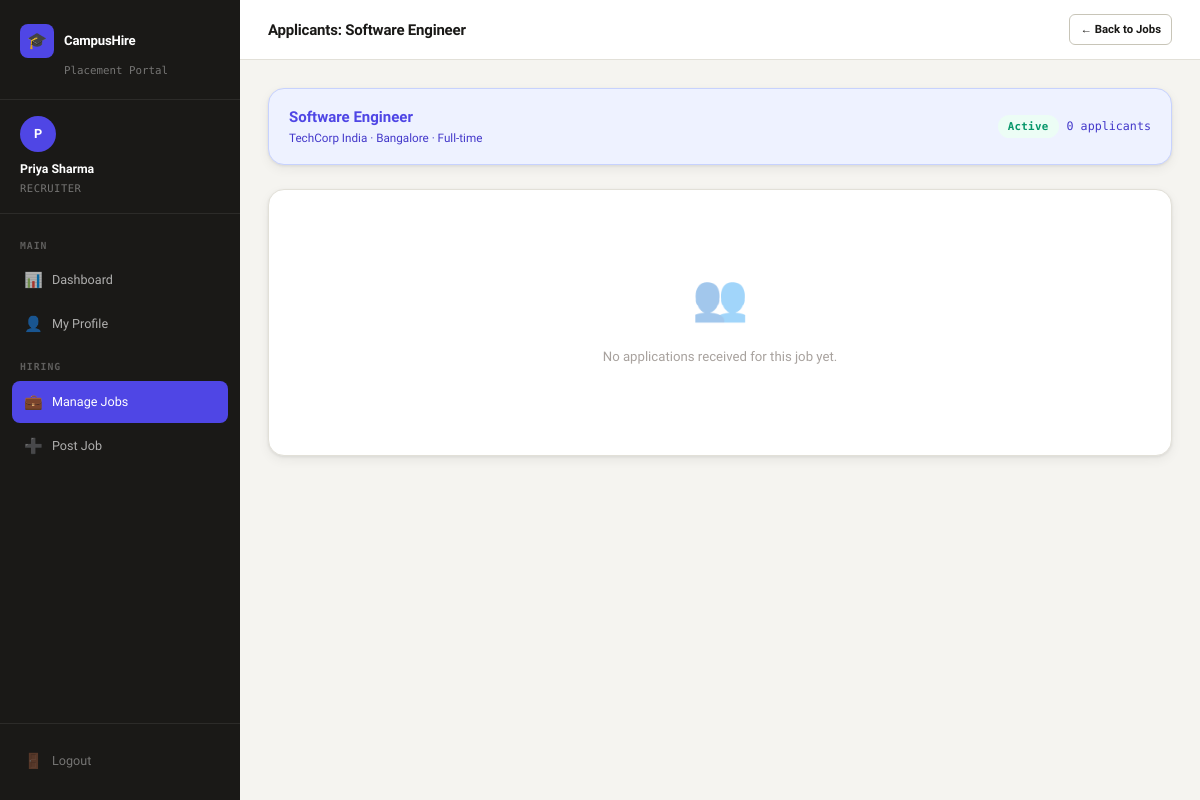
The page /recruiter/jobs/1/applicants (signed in) on the database its author committed.
### tables this page shows
CREATE TABLE users (
            id          INTEGER PRIMARY KEY AUTOINCREMENT,
            name        TEXT NOT NULL,
            email       TEXT UNIQUE NOT NULL,
            password    TEXT NOT NULL,           -- stored as plain text (use hashing in production!)
            role        TEXT NOT NULL,           -- 'student', 'recruiter', 'admin'
            approved    INTEGER DEFAULT 1,       -- recruiters need admin approval (0=pending, 1=approved, 2=rejected)
            created_at  TEXT DEFAULT (datetime('now'))
        );

CREATE TABLE jobs (
            id              INTEGER PRIMARY KEY AUTOINCREMENT,
            recruiter_id    INTEGER NOT NULL,
            title           TEXT NOT NULL,
            company         TEXT NOT NULL,
            description     TEXT,
            requirements    TEXT,
            location        TEXT,
            job_type        TEXT,               -- Full-time, Internship, etc.
            salary          TEXT,
            deadline        TEXT,
            is_active       INTEGER DEFAULT 1,
            created_at      TEXT DEFAULT (datetime('now')),
            FOREIGN KEY (recruiter_id) REFERENCES users(id)
        );

### routes/recruiter.py (the view)
@recruiter_bp.route('/jobs/<int:job_id>/applicants')
@recruiter_required
def applicants(job_id):
    db = get_db()
    rec_id = session['user_id']
    job = db.execute(
        "SELECT * FROM jobs WHERE id=? AND recruiter_id=?", (job_id, rec_id)
    ).fetchone()
    if not job:
        flash('Job not found.', 'error')
        return redirect(url_for('recruiter.jobs'))
    apps = db.execute(
        """SELECT a.*, u.name as student_name, u.email as student_email,
                  sp.college, sp.branch, sp.cgpa, sp.skills, sp.phone, sp.resume_path,
                  i.interview_date, i.interview_time
           FROM applications a
           JOIN users u ON a.student_id = u.id
           LEFT JOIN student_profiles sp ON sp.user_id = u.id
           LEFT JOIN interviews i ON i.application_id = a.id
           WHERE a.job_id = ?
           ORDER BY a.applied_at DESC""", (job_id,)
    ).fetchall()
    return render_template('recruiter/applicants.html', job=job, apps=apps)

### app.py (called while the page is built)
def get_db():
    if 'db' not in g:
        g.db = sqlite3.connect(
            app.config['DATABASE'],
            detect_types=sqlite3.PARSE_DECLTYPES
        )
        g.db.row_factory = sqlite3.Row  # Rows behave like dicts
    return g.db

### routes/recruiter.py (called while the page is built)
def get_db():
    return current_app.get_db()

def recruiter_required(f):
    @wraps(f)
    def wrapper(*args, **kwargs):
        if 'user_id' not in session:
            flash('Please log in.', 'error')
            return redirect(url_for('auth.login'))
        if session.get('user_role') != 'recruiter':
            flash('Access denied.', 'error')
            return redirect(url_for('auth.login'))
        db = get_db()
        user = db.execute("SELECT approved FROM users WHERE id=?", (session['user_id'],)).fetchone()
        if not user or user['approved'] != 1:
            flash('Your account is pending admin approval.', 'error')
            return redirect(url_for('auth.login'))
        return f(*args, **kwargs)
    return wrapper

### templates/recruiter/applicants.html (shortened to what this page needs)
{% extends "base.html" %}
{% block page_title %}Applicants: {{ job.title }}{% endblock %}
{% block topbar_actions %}
  <a href="{{ url_for('recruiter.jobs') }}" class="btn btn-outline btn-sm">← Back to Jobs</a>
{% endblock %}
{% block sidebar_nav %}
  <div class="nav-section-label">Main</div>
  <a href="{{ url_for('recruiter.dashboard') }}" class="nav-link"><span class="nav-icon">📊</span> Dashboard</a>
  <a href="{{ url_for('recruiter.profile') }}" class="nav-link"><span class="nav-icon">👤</span> My Profile</a>
  <div class="nav-section-label">Hiring</div>
  <a href="{{ url_for('recruiter.jobs') }}" class="nav-link active"><span class="nav-icon">💼</span> Manage Jobs</a>
  <a href="{{ url_for('recruiter.create_job') }}" class="nav-link"><span class="nav-icon">➕</span> Post Job</a>
{% endblock %}
{% block content %}
<div class="card mb-4" style="background:var(--indigo-light); border-color:#c7d2fe; padding:16px 20px;">
  <div style="display:flex; justify-content:space-between; align-items:center; flex-wrap:wrap; gap:10px;">
    <div>
      <div class="fw-600" style="font-size:1rem; color:var(--indigo);">{{ job.title }}</div>
      <div class="text-small" style="color:#4338ca;">{{ job.company }} · {{ job.location }} · {{ job.job_type }}</div>
    </div>
    <div style="display:flex; gap:8px; align-items:center;">
      <span class="badge badge-{{ 'active' if job.is_active else 'inactive' }}">{{ 'Active' if job.is_active else 'Inactive' }}</span>
      <span class="text-small font-mono" style="color:#4338ca;">{{ apps|length }} applicant{{ 's' if apps|length != 1 }}</span>
    </div>
  </div>
</div>
{% if apps %}
  {% for app in apps %}
  <div class="card mb-3">
    <div style="display:flex; justify-content:space-between; align-items:flex-start; flex-wrap:wrap; gap:12px;">
      <div style="display:flex; gap:14px; align-items:flex-start; flex:1; min-width:280px;">
        <div style="width:44px; height:44px; background:var(--indigo); border-radius:50%; display:flex; align-items:center; justify-content:center; font-weight:700; color:#fff; font-size:1.1rem; flex-shrink:0;">
          {{ app.student_name[0].upper() }}
        </div>
        <div>
          <div class="fw-600" style="font-size:.95rem;">{{ app.student_name }}</div>
          <div class="text-muted text-small">{{ app.student_email }}</div>
          <div class="text-small mt-1" style="display:flex; flex-wrap:wrap; gap:10px; color:var(--text-2);">
            {% if app.college %}<span>🏫 {{ app.college }}</span>{% endif %}
            {% if app.branch %}<span>📚 {{ app.branch }}</span>{% endif %}
            {% if app.cgpa %}<span>⭐ CGPA: <strong>{{ app.cgpa }}</strong></span>{% endif %}
            {% if app.phone %}<span>📞 {{ app.phone }}</span>{% endif %}
          </div>
          {% if app.skills %}
            <div class="job-tags mt-2">
              {% for skill in app.skills.split(',')[:5] %}
                <span class="tag">{{ skill.strip() }}</span>
              {% endfor %}
            </div>
          {% endif %}
        </div>
      </div>
      <div style="display:flex; flex-direction:column; align-items:flex-end; gap:10px;">
        <span class="badge badge-{{ app.status.lower() }}">
          {{ '🎯' if app.status == 'Applied' else '⭐' if app.status == 'Shortlisted' else '✅' if app.status == 'Selected' else '❌' }}
          {{ app.status }}
        </span>
        <div class="text-small text-muted font-mono">Applied {{ app.applied_at[:10] }}</div>
        {% if app.interview_date %}
          <div style="background:var(--emerald-light); border-radius:var(--radius-sm); padding:6px 10px; font-size:.75rem; color:var(--emerald);">
            📅 Interview: {{ app.interview_date }} at {{ app.interview_time }}
          </div>
        {% endif %}
        <div style="display:flex; flex-wrap:wrap; gap:6px; justify-content:flex-end;">
          {% if app.resume_path %}
            <a href="{{ url_for('recruiter.download_resume', filename=app.resume_path) }}" class="btn btn-outline btn-sm" target="_blank">
              📄 Resume
            </a>
          {% else %}
            <span class="btn btn-outline btn-sm" style="opacity:.4; cursor:default;">No Resume</span>
          {% endif %}
          <a href="{{ url_for('recruiter.schedule_interview', app_id=app.id) }}" class="btn btn-primary btn-sm">
            📅 {{ 'Reschedule' if app.interview_date else 'Schedule Interview' }}
          </a>
        </div>
        <form method="POST" action="{{ url_for('recruiter.update_status', app_id=app.id) }}" style="display:flex; gap:6px; align-items:center;">
          <select name="status" class="form-control" style="font-size:.75rem; padding:5px 8px; width:auto;">
            {% for s in ['Applied', 'Shortlisted', 'Selected', 'Rejected'] %}
              <option value="{{ s }}" {{ 'selected' if app.status == s }}>{{ s }}</option>
            {% endfor %}
          </select>
          <button type="submit" class="btn btn-outline btn-sm">Update</button>
        </form>
      </div>
    </div>
  </div>
  {% endfor %}
{% else %}
  <div class="card">
    <div class="empty-state">
      <div class="empty-icon">👥</div>
      <div class="empty-text">No applications received for this job yet.</div>
    </div>
  </div>
{% endif %}
{% endblock %}

### templates/base.html (shortened to what this page needs)
<!DOCTYPE html>
<html lang="en">
<head>
  <link rel="stylesheet" href="{{ url_for('static', filename='css/style.css') }}">
</head>
<body>
<div class="app-layout">
  <aside class="sidebar">
    <div class="sidebar-brand">
      <div class="logo-mark">
        <div class="logo-icon">🎓</div>
        <div class="brand-name">CampusHire</div>
      </div>
      <div class="brand-sub">Placement Portal</div>
    </div>
    <div class="sidebar-user">
      <div class="user-avatar">{{ session.user_name[0].upper() if session.user_name else '?' }}</div>
      <div class="user-name">{{ session.user_name }}</div>
      <div class="user-role">{{ session.user_role }}</div>
    </div>
    <nav class="sidebar-nav">
      {% block sidebar_nav %}{% endblock %}
    </nav>
    <div class="sidebar-footer">
      <a href="{{ url_for('auth.logout') }}" class="nav-link">
        <span class="nav-icon">🚪</span> Logout
      </a>
    </div>
  </aside>
  <main class="main-content">
    <div class="topbar">
      <div class="topbar-title">{% block page_title %}Dashboard{% endblock %}</div>
      <div class="topbar-actions">{% block topbar_actions %}{% endblock %}</div>
    </div>
    <div class="page-content">
      {% block content %}{% endblock %}
    </div>
  </main>
</div>
</body>
</html>

### rows shown on the page
users: user_name "Priya Sharma", user_role "RECRUITER"
jobs: title "Software Engineer", company "TechCorp India", location "Bangalore", job_type "Full-time", is_active "Active"

### other values the page prints
{{ session.user_name[0].upper() if session.user_name else '?' }} "P"
{{ apps|length }} "0"
{{ 's' if apps|length != 1 }} "s"
